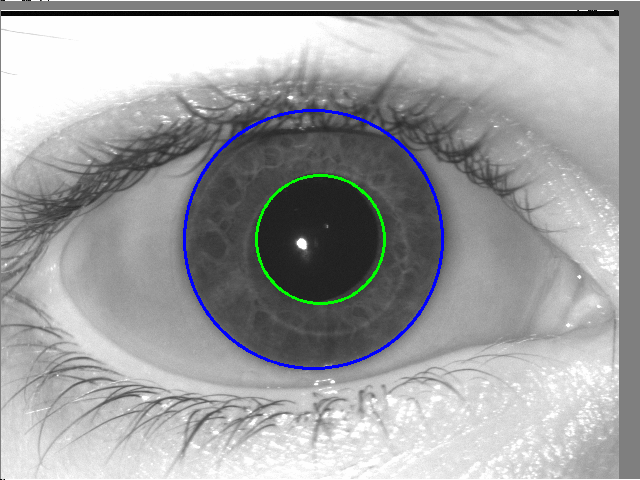
#> input picture iris_segmentation/output/05462d99.tiff, 640 x 480 px
$ python hough_circle_tuning.py output/05462d99.tiff   (Python 2 division)   (older library calls are emulated)
#> lines starting #> are read from the running program, lines starting #| are printed output that depends on the picture; after the words box and inside, x2 and y2 are one past the last pixel; in counts of white or black regions, pixels touching at a corner belong together
#!/usr/bin/env python
import sys
import os.path
import cv2
import cv2.cv as cv

## DEFAULT PARAMETERS ##
houghParamsA = dict(    dp = 1, # ratio of image res to accumulator res
                        minDist = 436, #500, #min dist btwn circle centers
                        param1 = 59, #51, #upper canny thresh
                        param2 = 50, #8, #lower canny thresh
                        minRadius = 54, #62, #min circle radius
                        maxRadius = 125 #195 #max circle radius
                        )

houghParamsB = dict(    dp = 1, # ratio of image res to accumulator res
                        minDist = 475, #500, #min dist btwn circle centers
                        param1 = 69, #upper canny thresh
                        param2 = 32, #8, #lower canny thresh
                        minRadius = 110, #62, #min circle radius
                        maxRadius = 190 #195 #max circle radius
                        )

cannyParams = dict(    threshold1 = 10, #first threshold for hysteresis
                        threshold2 = 200, #second threshold for hysteresis
                        apertureSize = 3, #Sobel aperture
                        L2gradient = True #use more accurate gradient
                        )

## GUI CALLBACK FUNCTIONS ##
def houghCbA(x):
    global houghParamsA
    houghParamsA['dp'] = cv2.getTrackbarPos('dp', 'houghA')
    houghParamsA['minDist'] = cv2.getTrackbarPos('minD', 'houghA')
    houghParamsA['param1'] = cv2.getTrackbarPos('p1', 'houghA')
    houghParamsA['param2'] = cv2.getTrackbarPos('p2', 'houghA')
    houghParamsA['minRadius'] = cv2.getTrackbarPos('minR', 'houghA')
    houghParamsA['maxRadius'] = cv2.getTrackbarPos('maxR', 'houghA')
    return

def houghCbB(x):
    global houghParamsB
    houghParamsB['dp'] = cv2.getTrackbarPos('dp', 'houghB')
    houghParamsB['minDist'] = cv2.getTrackbarPos('minD', 'houghB')
    houghParamsB['param1'] = cv2.getTrackbarPos('p1', 'houghB')
    houghParamsB['param2'] = cv2.getTrackbarPos('p2', 'houghB')
    houghParamsB['minRadius'] = cv2.getTrackbarPos('minR', 'houghB')
    houghParamsB['maxRadius'] = cv2.getTrackbarPos('maxR', 'houghB')
    return

# def cannyCb(x):
#     global cannyParams
#     cannyParams['threshold1'] = cv2.getTrackbarPos('t1', 'canny')
#     cannyParams['threshold2'] = cv2.getTrackbarPos('t2', 'canny')
#     cannyParams['apertureSize'] = cv2.getTrackbarPos('apSize', 'canny')


## PARAMETER GUI ##
# for canny edge parameters
# cv2.namedWindow('canny', cv2.CV_WINDOW_AUTOSIZE)
# cv2.createTrackbar('t1', 'canny', cannyParams.get('threshold1'), 255, cannyCb)
# cv2.createTrackbar('t2', 'canny', cannyParams.get('threshold2'), 255, cannyCb)
# cv2.createTrackbar('apSize', 'canny', cannyParams.get('apertureSize'), 5, cannyCb)

# for hough circle parameters
cv2.namedWindow('houghA', cv2.CV_WINDOW_AUTOSIZE)
cv2.createTrackbar('dp', 'houghA', houghParamsA.get('dp'), 5, houghCbA)
cv2.createTrackbar('minD', 'houghA', houghParamsA.get('minDist'), 500, houghCbA)
cv2.createTrackbar('p1', 'houghA', houghParamsA.get('param1'), 255, houghCbA)
cv2.createTrackbar('p2', 'houghA', houghParamsA.get('param2'), 255, houghCbA)
cv2.createTrackbar('minR', 'houghA', houghParamsA.get('minRadius'), 255, houghCbA)
cv2.createTrackbar('maxR', 'houghA', houghParamsA.get('maxRadius'), 255, houghCbA)

cv2.namedWindow('houghB', cv2.CV_WINDOW_AUTOSIZE)
cv2.createTrackbar('dp', 'houghB', houghParamsB.get('dp'), 5, houghCbB)
cv2.createTrackbar('minD', 'houghB', houghParamsB.get('minDist'), 500, houghCbB)
cv2.createTrackbar('p1', 'houghB', houghParamsB.get('param1'), 255, houghCbB)
cv2.createTrackbar('p2', 'houghB', houghParamsB.get('param2'), 255, houghCbB)
cv2.createTrackbar('minR', 'houghB', houghParamsB.get('minRadius'), 255, houghCbB)
cv2.createTrackbar('maxR', 'houghB', houghParamsB.get('maxRadius'), 255, houghCbB)


if __name__ == '__main__':

    try:
        # get image path from command line argument
        fname = sys.argv[1]
    except:
        # get hard coded image if not specified, relative to executed code
        fname = 'images/05462d99.tiff'

    # read in image
    img = cv2.imread(fname, cv2.IMREAD_GRAYSCALE)
#> img: shape (480, 640); min 0, max 254, mean 160.9

    # smoothing
    blurred = cv2.GaussianBlur(img, (5, 5), 0)
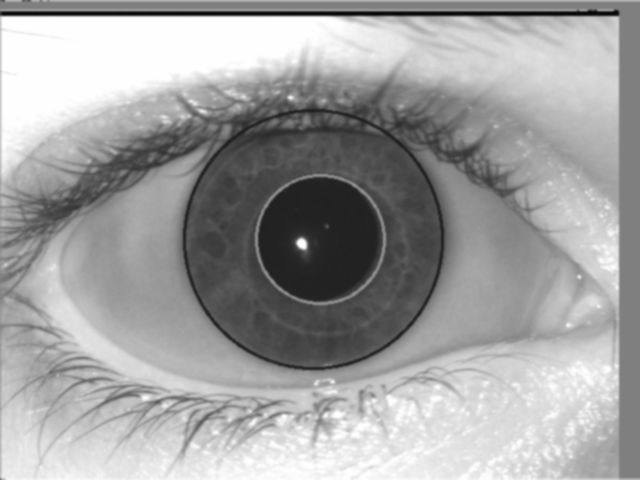
#> blurred: shape (480, 640); min 5, max 254, mean 160.8
    # cv2.imshow('Gaussian', blurred)

    # threshold
    ret, thresh = cv2.threshold(blurred, 0, 255, cv2.THRESH_OTSU)
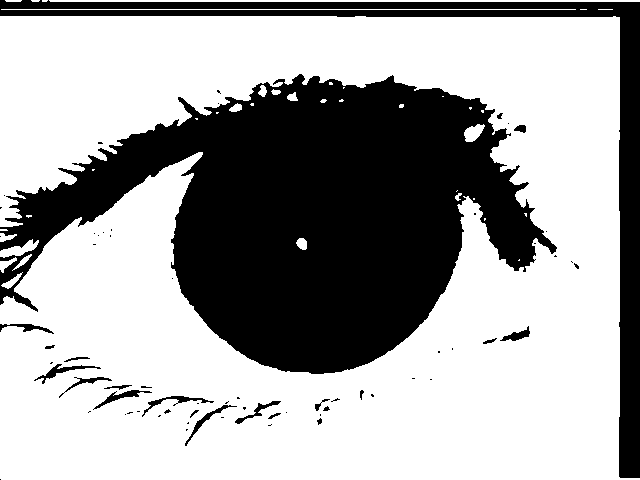
#> thresh: shape (480, 640); 64.9% white; 67 black regions (45 under 20 px), largest, box (x1, y1, x2, y2) and area: (0, 74, 557, 374) 87467, (0, 0, 640, 478) 18050, (34, 364, 101, 384) 274
#> ret = 144
    cv2.imshow('thresh', thresh)

    # update output based on GUI parameters
    while (1):

        # duplicate original image in color for displaying circles
        cimgA = cv2.cvtColor(img, cv2.COLOR_GRAY2BGR)
        cimgB = cv2.cvtColor(img, cv2.COLOR_GRAY2BGR)

        # [7 lines of commented-out code are left out]
        circles = cv2.HoughCircles(blurred, cv.CV_HOUGH_GRADIENT, **houghParamsA)
#> circles = [[306.5, 239.5, 124.4]]
        if circles is not None:
            for i in circles[0,:]:
                cv2.circle(cimgA, (i[0], i[1]), i[2], (0, 255, 0), 2)
#> this loop made 1 pass
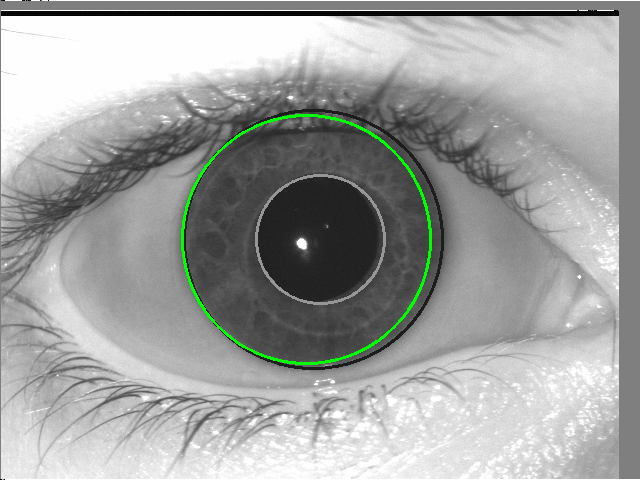
#> cimgA: shape (480, 640, 3); mean B, G, R 160.4, 162.3, 160.4
        else:
            print 'No circles found!'
        cv2.imshow('houghA', cimgA)

        # get big hough circles
        circles = cv2.HoughCircles(blurred, cv.CV_HOUGH_GRADIENT, **houghParamsB)
#> circles = [[312.5, 238.5, 131.1]]
        if circles is not None:
            for i in circles[0,:]:
                cv2.circle(cimgA, (i[0], i[1]), i[2], (255, 0, 0), 2)
                cv2.circle(cimgB, (i[0], i[1]), i[2], (255, 0, 0), 2)
#> this loop made 1 pass
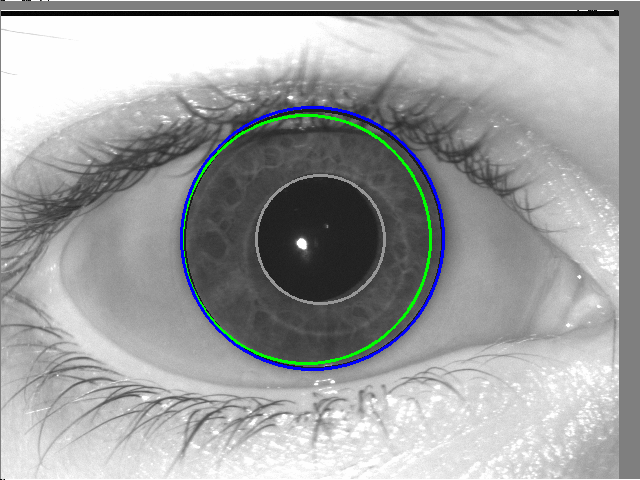
#> cimgA: shape (480, 640, 3); 0.77% of pixels changed, all inside (x1, y1, x2, y2) = (180, 106, 445, 371)
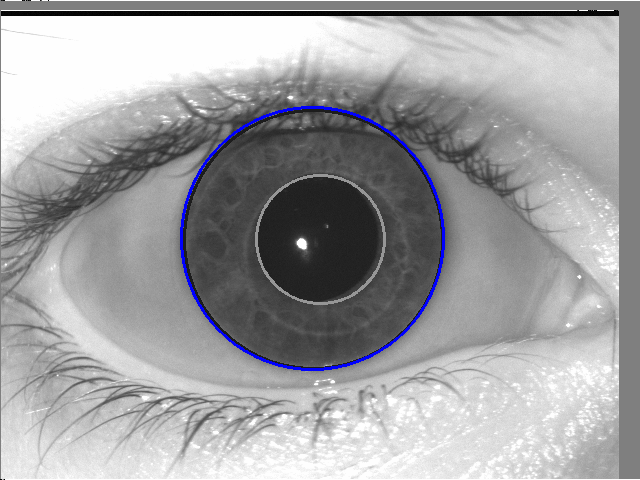
#> cimgB: shape (480, 640, 3); mean B, G, R 162.3, 160.3, 160.3
        else:
            print 'No circles found!'
        cv2.imshow('houghB', cimgB)

        # display images
        cv2.imshow('hough', cimgA)

        # print 'vals: ' + str(minD) + ', ' + str(p1) + ', ' + str(p2) + ', ' + str(minR) + ', ' + str(maxR)

        k = cv2.waitKey(30) & 0xff
#> (key Esc is pressed here)
        if k == 27: # wait for 'ESC' to exit loop
            break
        elif k == ord('s'): # wait for 's' to save
            head, tail = os.path.split(fname)
            print tail
            savePath = os.path.join('output', tail)
            cv2.imwrite(savePath, cimgA)
            print "saved image to '"+ savePath+'\''

    cv2.destroyAllWindows()

$ run again, with iris_segmentation/output/05306d92.tiff copied over iris_segmentation/output/05462d99.tiff
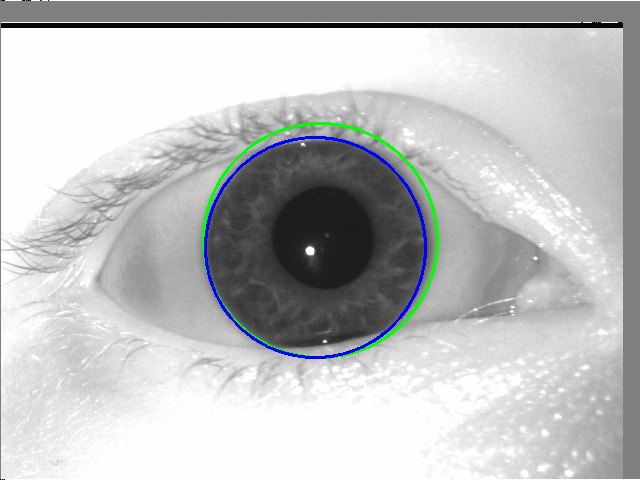
#> input picture iris_segmentation/output/05306d92.tiff, 640 x 480 px
#> `ret, thresh = cv2.threshold(blurred, 0, 255, cv2.THRESH_OTSU)`:
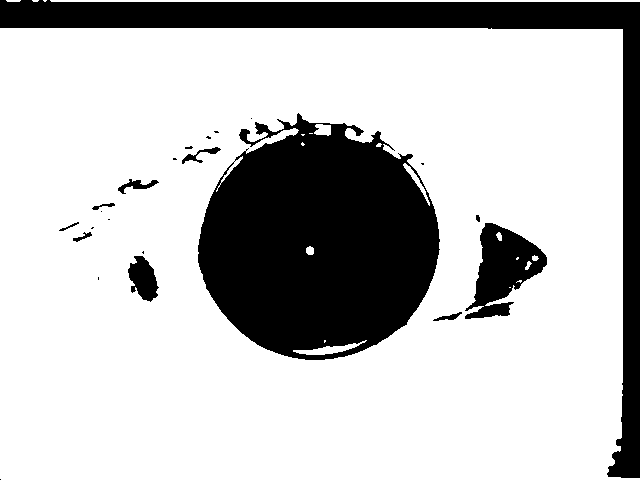
#> thresh: shape (480, 640); 75.9% white; 23 black regions (12 under 20 px), largest, box (x1, y1, x2, y2) and area: (198, 113, 440, 360) 43325, (0, 0, 640, 478) 24894, (465, 223, 547, 319) 4074
#> ret = 157
#> `circles = cv2.HoughCircles(blurred, cv.CV_HOUGH_GRADIENT, **houghParam..`: circles = [[314.5, 248.5, 110.1]]
#> the loop `for i in circles[0,:]:` made 1 pass
#> `circles = cv2.HoughCircles(blurred, cv.CV_HOUGH_GRADIENT, **houghParam..`: circles = [[320.5, 238.5, 117.8]]
#> the loop `for i in circles[0,:]:` made 1 pass
#> after the loop `for i in circles[0,:]:`:
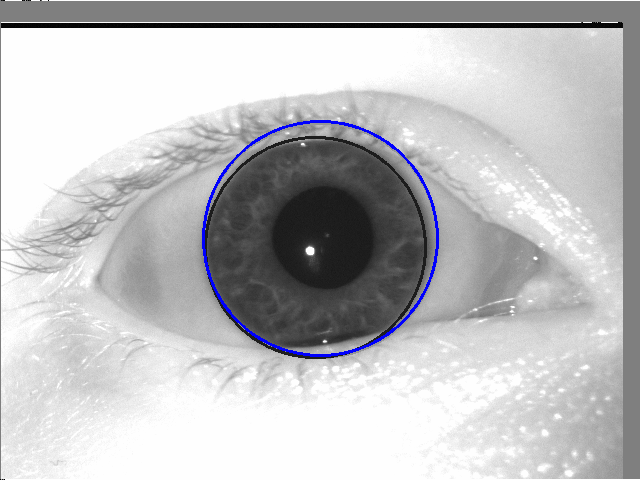
#> cimgB: shape (480, 640, 3); mean B, G, R 192.6, 190.8, 190.8
